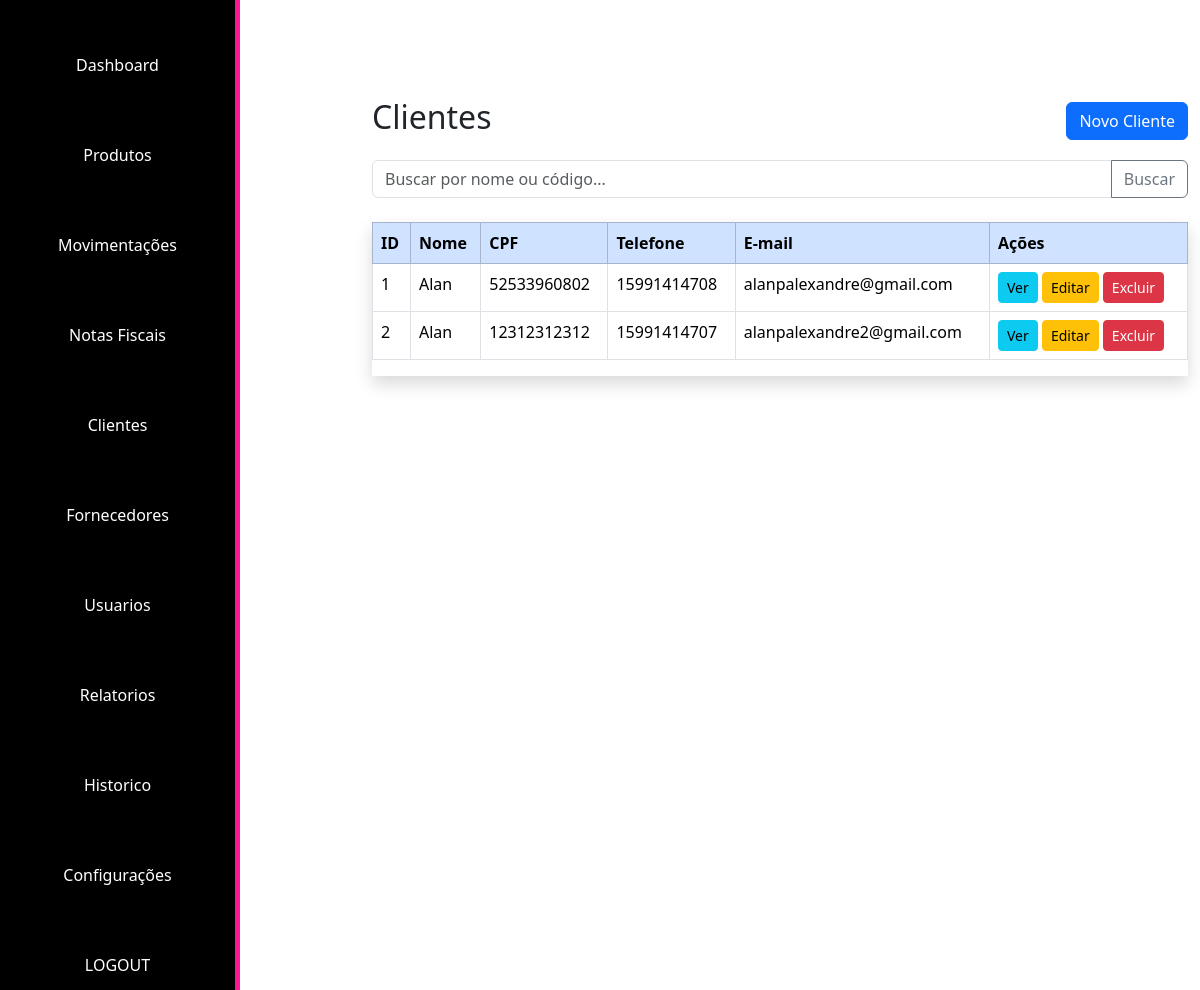
The page /exibicaoCliente/ (signed in) on the database as committed earlier.
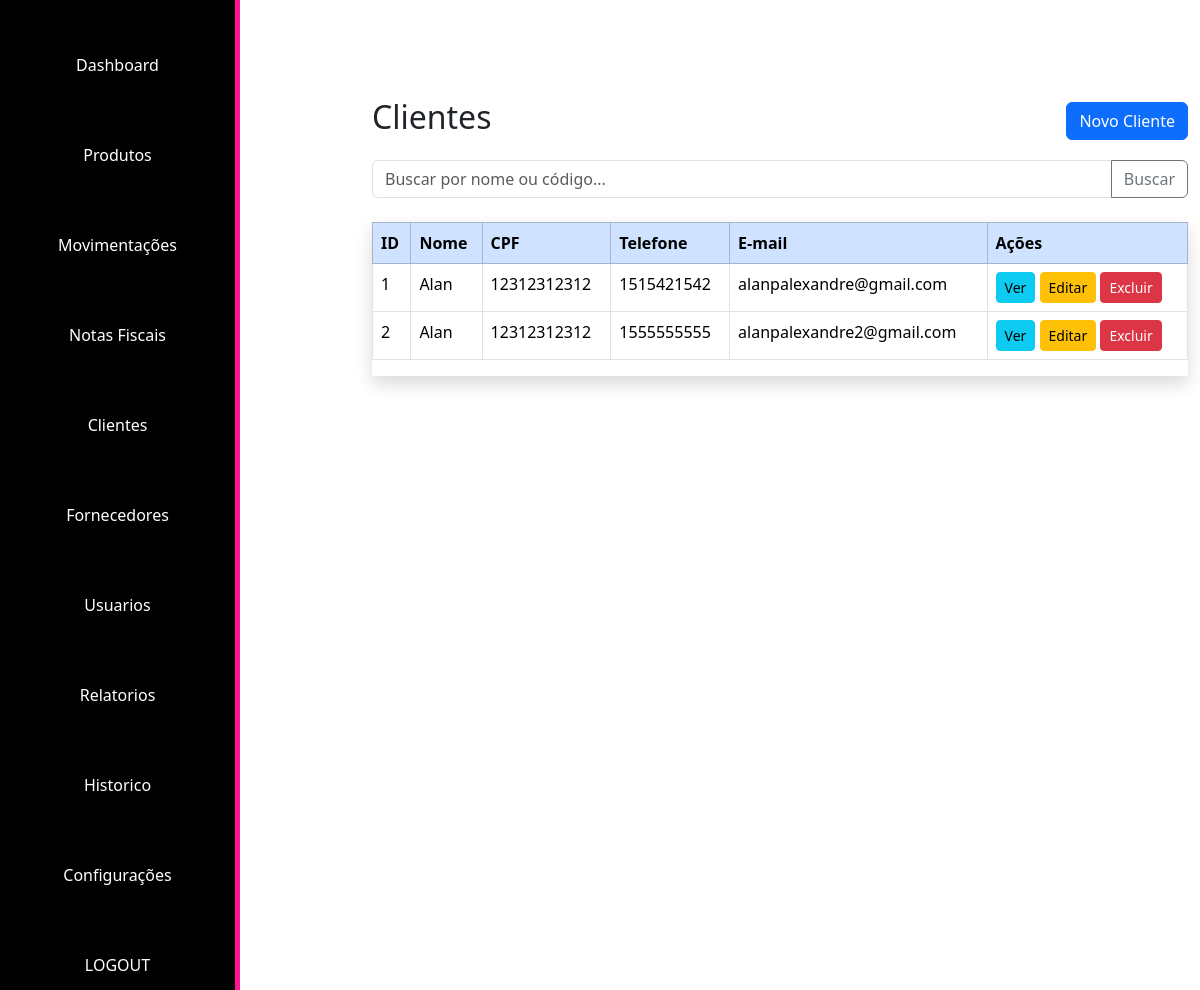
The same page on the database as committed later.
### app_projeto_TCC/models.py (models this page shows, shortened)
class Clientes(models.Model):
    nome = models.CharField(max_length=100)
    cpf = models.CharField(max_length=14, unique=True)
    cnpj = models.CharField(max_length=18, unique=True)
    telefone = models.CharField(max_length=15)
    email = models.EmailField(unique=True)

### app_projeto_TCC/views.py (the view)
# urls.py: path('exibicaoCliente/', views.exibir_clientes_page, name='exibir_clientes_page'),
@login_required(login_url='start_page')
def exibir_clientes_page(request):
    clientes = {
        'clientes': Clientes.objects.all()
    }
    return render(request, 'exibicao/exibirCliente.html', clientes)

### app_projeto_TCC/templates/exibicao/exibirCliente.html (shortened to what this page needs)
{% extends 'admin/Inicio/index.html' %}
  {% block conteudo %}
  <div class="container mt-5">
    <div class="d-flex justify-content-between align-items-center mb-3">
      <h2>Clientes</h2>
      <a href="{% url 'cadastroCliente_page' %}" class="btn btn-primary">Novo Cliente</a>
    </div>
    <form class="input-group mb-4" method="get" action="/clientes">
      <input type="text" class="form-control" name="busca" placeholder="Buscar por nome ou código...">
      <button class="btn btn-outline-secondary" type="submit">Buscar</button>
    </form>
    <div class="table-responsive shadow">
      <table class="table table-hover table-bordered bg-white">
        <thead class="table-primary">
          <tr>
            <th>ID</th>
            <th>Nome</th>
            <th>CPF</th>
            <th>Telefone</th>
            <th>E-mail</th>
            <th>Ações</th>
          </tr>
        </thead>
        <tbody>
          {% for cliente in clientes %}
          <tr>
            <td>{{cliente.id}}</td>
            <td>{{cliente.nome}}</td>
            <td>{{cliente.cpf}}</td>
            <td>{{cliente.telefone}}</td>
            <td>{{cliente.email}}</td>
            <td>
              <a href="/clientes/1" class="btn btn-sm btn-info">Ver</a>
              <a href="/clientes/1/editar" class="btn btn-sm btn-warning">Editar</a>
              <a href="/clientes/1/excluir" class="btn btn-sm btn-danger">Excluir</a>
            </td>
          </tr>
          {% endfor %}
        </tbody>
      </table>
    </div>
  </div>
  {% endblock %}

Rows that differ between the two databases and show on the page:
changed Clientes "alanpalexandre@gmail.com": cpf "52533960802" → "12312312312"; telefone "15991414708" → "1515421542"
changed Clientes "alanpalexandre2@gmail.com": telefone "15991414707" → "1555555555"
